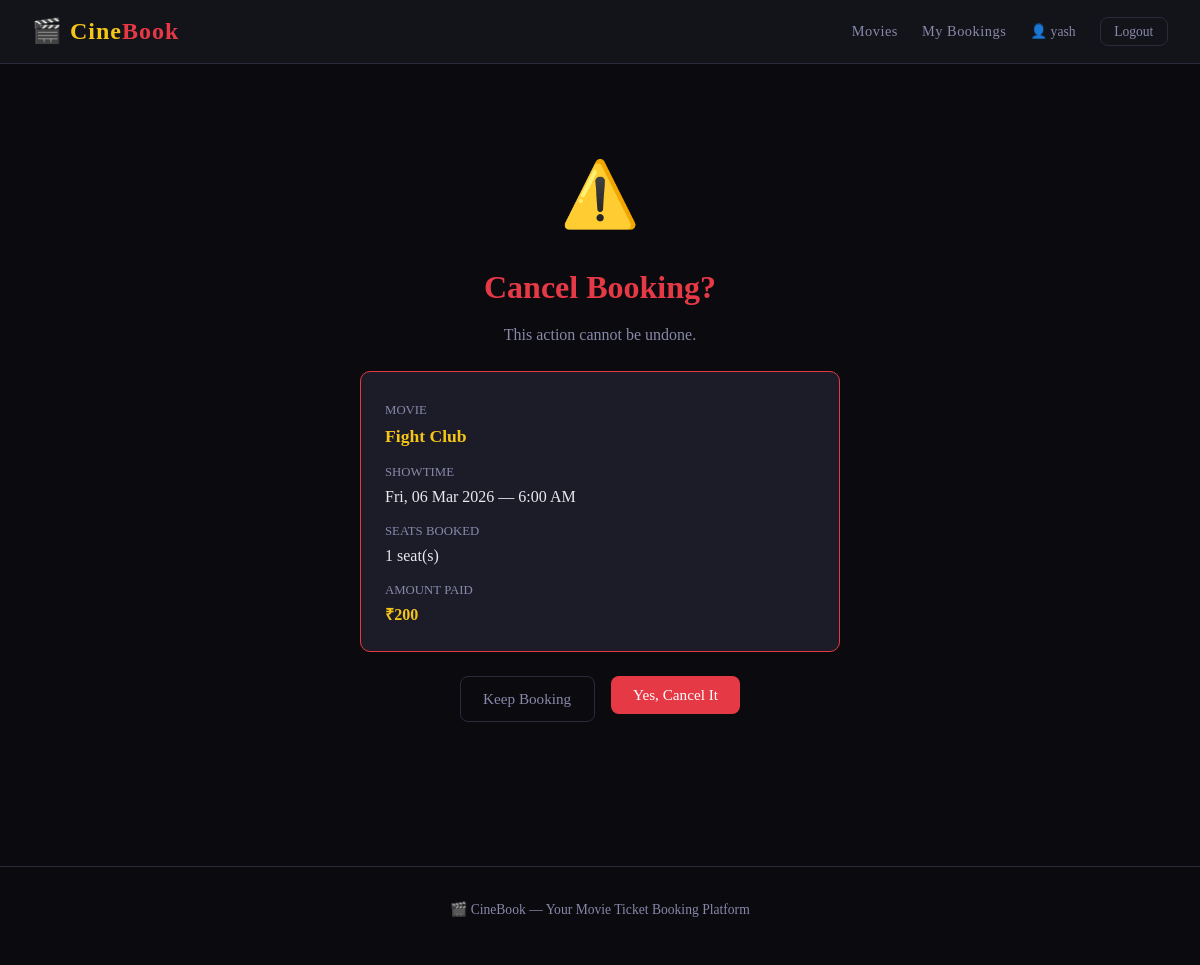
The page /booking/1/cancel/ (signed in) on the database its author committed.
### tickets/models.py (models this page shows, shortened)
class Booking(models.Model):
    user         = models.ForeignKey(User, on_delete=models.CASCADE)
    show         = models.ForeignKey(Show, on_delete=models.CASCADE)
    seats_booked = models.PositiveIntegerField(default=1)
    booked_at    = models.DateTimeField(auto_now_add=True)  # Timestamp set automatically
    def total_price(self):
        return self.seats_booked * 200

class Show(models.Model):
    movie       = models.ForeignKey(Movie, on_delete=models.CASCADE)
    show_time   = models.DateTimeField()
    total_seats = models.PositiveIntegerField(default=100)

class Movie(models.Model):
    GENRE_CHOICES = [
        ('Action', 'Action'),
        ('Comedy', 'Comedy'),
        ('Drama', 'Drama'),
        ('Horror', 'Horror'),
        ('Romance', 'Romance'),
        ('Sci-Fi', 'Sci-Fi'),
        ('Thriller', 'Thriller'),
        ('Animation', 'Animation'),
        ('Documentary', 'Documentary'),
        ('Other', 'Other'),
    ]
    title        = models.CharField(max_length=200)
    description  = models.TextField()
    duration     = models.PositiveIntegerField(help_text="Duration in minutes")
    genre        = models.CharField(max_length=50, choices=GENRE_CHOICES)
    release_date = models.DateField()
    poster = models.ImageField(
        upload_to='posters/',   # subfolder inside MEDIA_ROOT
        blank=True,             # poster is optional
        null=True,
        help_text="Upload a movie poster image (JPG, PNG, etc.)"
    )

### tickets/views.py (the view)
# urls.py: path('booking/<int:booking_id>/cancel/', views.cancel_booking, name='cancel_booking'),
@login_required
def cancel_booking(request, booking_id):
    booking = get_object_or_404(Booking, id=booking_id, user=request.user)
    if request.method == 'POST':
        movie_title = booking.show.movie.title
        booking.delete()
        messages.success(request, f"Booking for '{movie_title}' has been cancelled.")
        return redirect('my_bookings')
    return render(request, 'tickets/confirm_cancel.html', {'booking': booking})

### tickets/templates/tickets/confirm_cancel.html (shortened to what this page needs)
{% extends 'base.html' %}
{% block content %}
<div style="max-width: 480px; margin: 3rem auto; text-align: center;">
  <div style="font-size: 4rem; margin-bottom: 1rem;">⚠️</div>
  <h1 style="color: var(--red); margin-bottom: 0.5rem;">Cancel Booking?</h1>
  <p>This action cannot be undone.</p>
  <div class="card" style="margin: 1.5rem 0; text-align: left; border-color: var(--red);">
    <div style="margin-bottom: 0.5rem;">
      <span class="text-muted" style="font-size: 0.8rem;">MOVIE</span>
      <div style="color: var(--gold); font-size: 1.1rem; font-weight: bold;">{{ booking.show.movie.title }}</div>
    </div>
    <div style="margin-bottom: 0.5rem;">
      <span class="text-muted" style="font-size: 0.8rem;">SHOWTIME</span>
      <div style="color: var(--text);">{{ booking.show.show_time|date:"D, d M Y — g:i A" }}</div>
    </div>
    <div style="margin-bottom: 0.5rem;">
      <span class="text-muted" style="font-size: 0.8rem;">SEATS BOOKED</span>
      <div style="color: var(--text);">{{ booking.seats_booked }} seat(s)</div>
    </div>
    <div>
      <span class="text-muted" style="font-size: 0.8rem;">AMOUNT PAID</span>
      <div style="color: var(--gold); font-weight: bold;">₹{{ booking.total_price }}</div>
    </div>
  </div>
  <div class="flex gap-2" style="justify-content: center;">
    <a href="{% url 'my_bookings' %}" class="btn btn-outline">Keep Booking</a>
    <form method="post" style="display: inline;">
      <button type="submit" class="btn btn-red">Yes, Cancel It</button>
    </form>
  </div>
</div>
{% endblock %}

### templates/base.html (shortened to what this page needs)
<!DOCTYPE html>
<html lang="en">
<head>
</head>
<body>
<nav>
  <a href="{% url 'home' %}" class="nav-brand">🎬 Cine<span>Book</span></a>
  <div class="nav-links">
    <a href="{% url 'home' %}">Movies</a>
    {% if user.is_authenticated %}
      <a href="{% url 'my_bookings' %}">My Bookings</a>
      <span style="color:var(--muted); font-size:0.85rem;">👤 {{ user.username }}</span>
      <form method="post" action="{% url 'logout' %}" style="display:inline;">
        <button type="submit" class="btn btn-outline btn-sm">Logout</button>
      </form>
    {% else %}
      <a href="{% url 'login' %}">Login</a>
      <a href="{% url 'signup' %}" class="btn-nav">Sign Up</a>
    {% endif %}
  </div>
</nav>
<div class="container">
  {% block content %}{% endblock %}
</div>
<footer>
  <p>🎬 CineBook — Your Movie Ticket Booking Platform</p>
</footer>
</body>
</html>

### templates/base.html (style rules this page uses)
*, *::before, *::after { box-sizing: border-box; margin: 0; padding: 0; }
:root { --bg: #0a0a0f; --surface: #13131a; --card: #1c1c28; --border: #2a2a3d; --gold: #f5c518; --gold-dim: #c9a114; --red: #e63946; --green: #2dc653; --text: #e8e8f0; --muted: #8888aa; --radius: 10px; --font: 'Georgia', serif; --mono: 'Courier New', monospace; }
body { background: var(--bg); color: var(--text); font-family: var(--font); min-height: 100vh; line-height: 1.6; }
nav { background: var(--surface); border-bottom: 1px solid var(--border); padding: 0 2rem; display: flex; align-items: center; justify-content: space-between; height: 64px; position: sticky; top: 0; z-index: 100; }
.nav-brand { font-size: 1.5rem; font-weight: bold; color: var(--gold); text-decoration: none; letter-spacing: 1px; }
.nav-brand span { color: var(--red); }
.nav-links { display: flex; align-items: center; gap: 1.5rem; }
.nav-links a { color: var(--muted); text-decoration: none; font-size: 0.9rem; letter-spacing: 0.5px; transition: color 0.2s; }
.container { max-width: 1100px; margin: 0 auto; padding: 2rem 1.5rem; }
h1 { font-size: 2rem; color: var(--gold); margin-bottom: 0.5rem; }
p { color: var(--muted); margin-bottom: 0.75rem; }
.card { background: var(--card); border: 1px solid var(--border); border-radius: var(--radius); padding: 1.5rem; }
.btn { display: inline-block; padding: 0.6rem 1.4rem; border-radius: 8px; border: none; cursor: pointer; font-family: var(--font); font-size: 0.95rem; text-decoration: none; transition: opacity 0.2s, transform 0.1s; }
.btn-red { background: var(--red); color: #fff; }
.btn-outline { background: transparent; color: var(--muted); border: 1px solid var(--border); }
.btn-sm { padding: 0.35rem 0.85rem; font-size: 0.85rem; }
footer { text-align: center; padding: 2rem; color: var(--muted); font-size: 0.85rem; border-top: 1px solid var(--border); margin-top: 4rem; }
.flex { display: flex; }
.gap-2 { gap: 1rem; }
.text-muted { color: var(--muted); font-size: 0.9rem; }

### rows shown on the page
Booking: show.movie "Fight Club", show.show_time "Fri, 06 Mar 2026 — 6:00 AM", seats_booked "1", total_price "200"

### other values the page prints
{{ user.username }} "yash"
